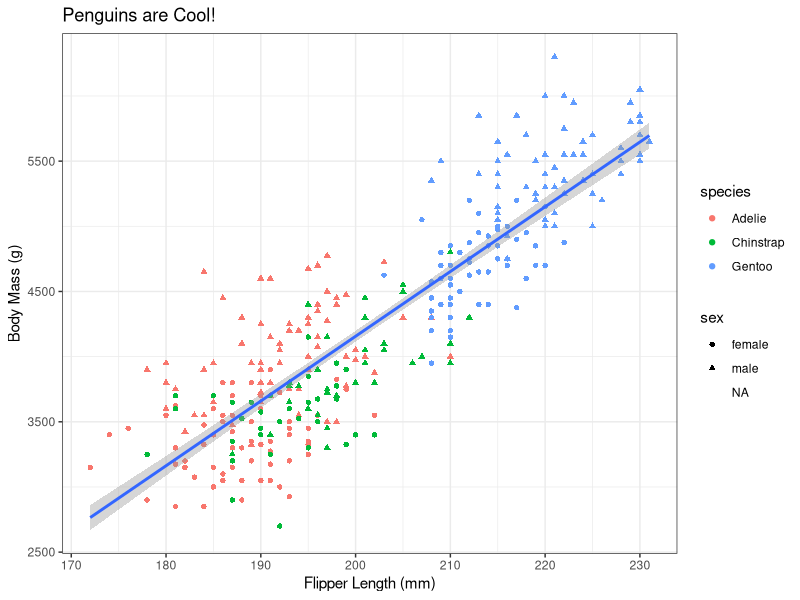
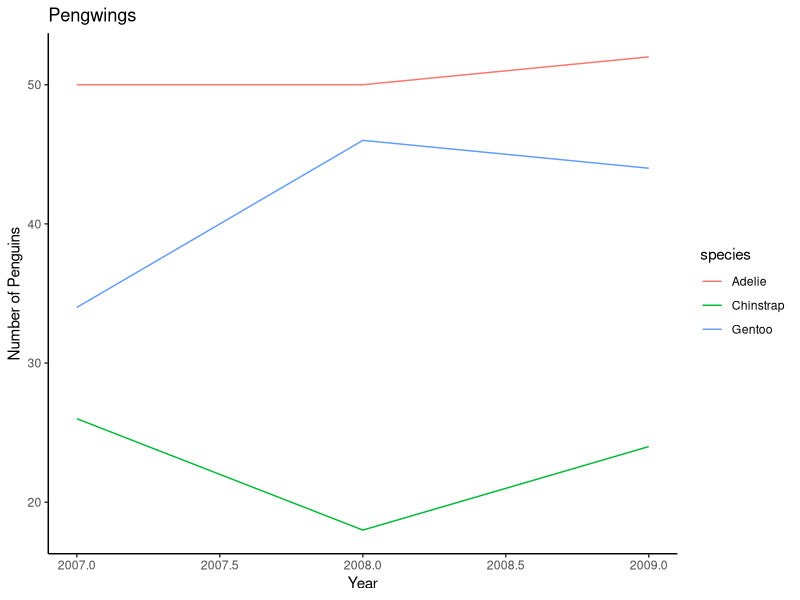
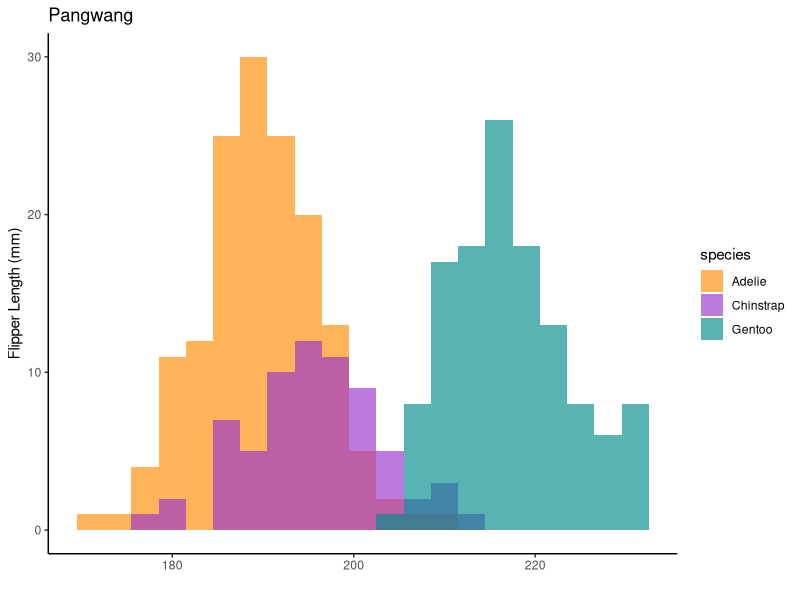
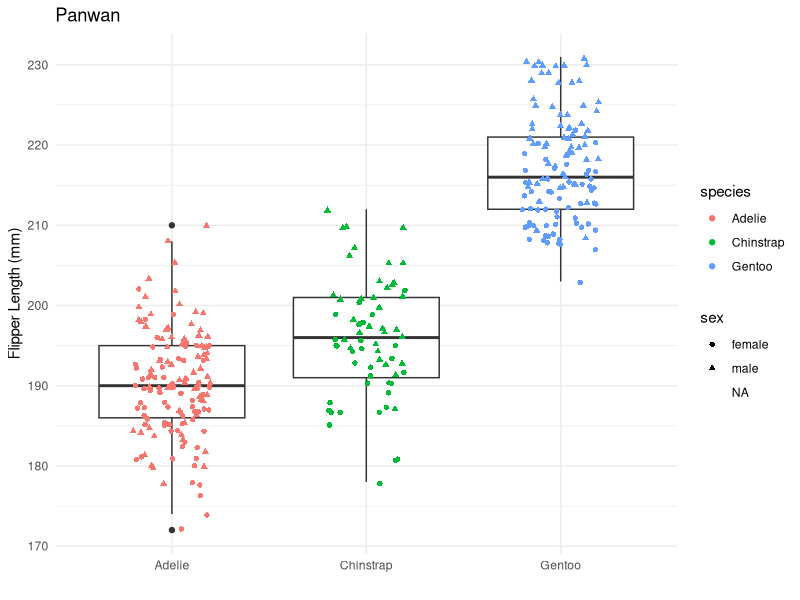
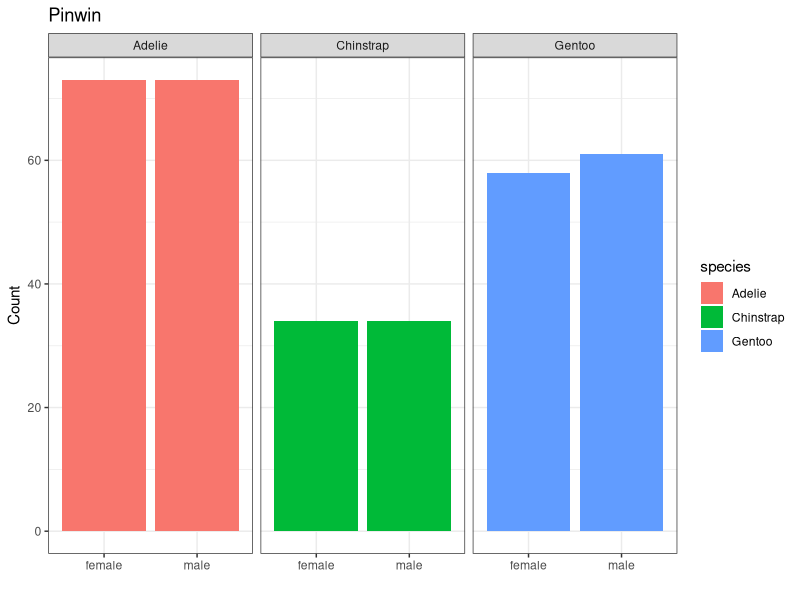
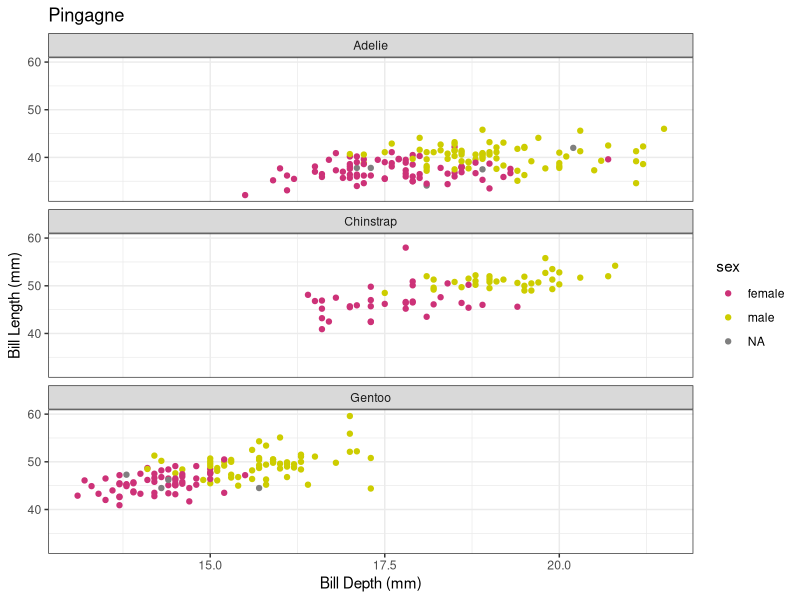
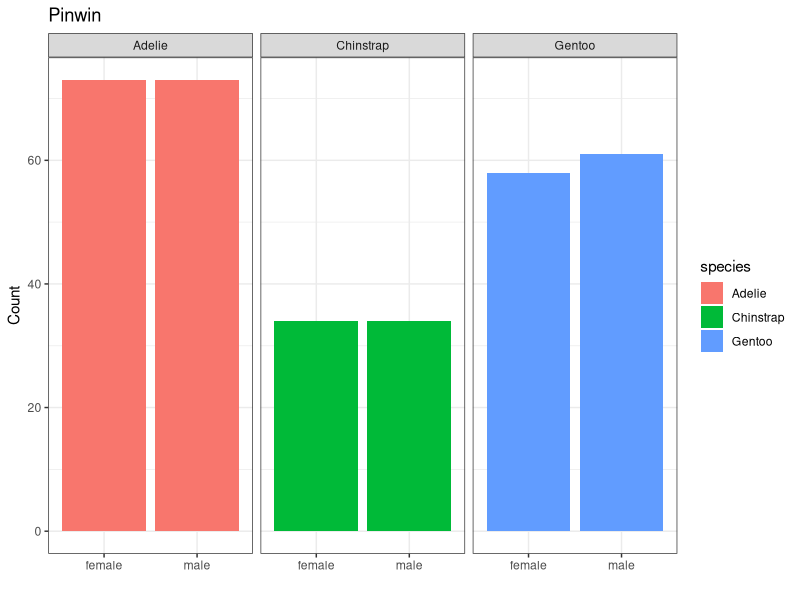

Source code (R) for these figures, in order:
# 02.17.2026
# JMN
# Class Script
# Unit 3.2

# ggplot2
# library(ggplot2) # technically dont need to call ggplot if your calling in tidyverse bc its included
library(palmerpenguins)
library(tidyverse)

ggplot(data = penguins) +
  geom_point(aes(x = flipper_length_mm, y = body_mass_g, color = species, shape = sex)) + 
  geom_smooth(aes(x = flipper_length_mm, y = body_mass_g), method = "lm") + # used loess formula to smooth data
  theme_bw() + # *_bw() *_classic() 
  xlab("Flipper Length (mm)") +
  ylab("Body Mass (g)") + 
  ggtitle("Penguins are Cool!")
# aes = aesthetics and is a function used to map data to something visual on the plot
# outside colors do not go into the aes function unless you are using it to make a key
# ggplot has a lot of built in aesthetics like the background and theme, but it can be changed
# 1m = linear model and will fit data to that model

penguins_ts = penguins %>%
  group_by(species, year) %>%
  summarize(n_penguins = n())

ggplot(data = penguins_ts) +
  geom_line(aes(x = year, y = n_penguins, color = species)) +
  theme_classic() + 
  labs( x = "Year", y = "Number of Penguins", title = "Pengwings" )

ggplot(data = penguins) + 
  geom_histogram(aes(x = flipper_length_mm, fill = species), 
                      position = "identity", # identity vs stack = how the bars are arranged
                      alpha = 0.65, # alpha = transparancy
                      binwidth = 3) +
  scale_fill_manual(values = c("darkorange", "darkorchid", "cyan4")) +
  theme_classic() +
  labs( y = "Flipper Length (mm)", x = "", title = "Pangwang")

ggplot(penguins) +
  geom_boxplot(aes(y = flipper_length_mm, x = species)) + 
  geom_jitter(aes(y = flipper_length_mm, x = species, color = species, shape = sex), width = 0.2) +
  labs( y = "Flipper Length (mm)", x = "", title = "Panwan") + 
  theme_minimal()

ggplot(penguins %>% filter(!is.na(sex))) +
  geom_bar(aes( x = sex, fill = species)) + 
  facet_wrap(~species, nrow = 1) +
  # coord_flip() +
  theme_bw() +
  labs( x = "", y = "Count", title = "Pinwin")
ggsave(filename = "my_sex_plot.png", 
      device = "png", 
      width = 7, 
      height = 5, 
      units = "in", 
      dpi = 600)

colors() # gives you a list of all the colors you can use

# exercise 2.2
ggplot(penguins) +
  geom_point(aes(x = bill_depth_mm, y = bill_length_mm, color = sex)) +
  facet_wrap(~species, ncol = 1) + 
  theme_bw() + 
  labs(x = "Bill Depth (mm)", y = "Bill Length (mm)", title = "Pingagne") + 
  scale_color_manual(values = c("violetred3", "yellow3"))
